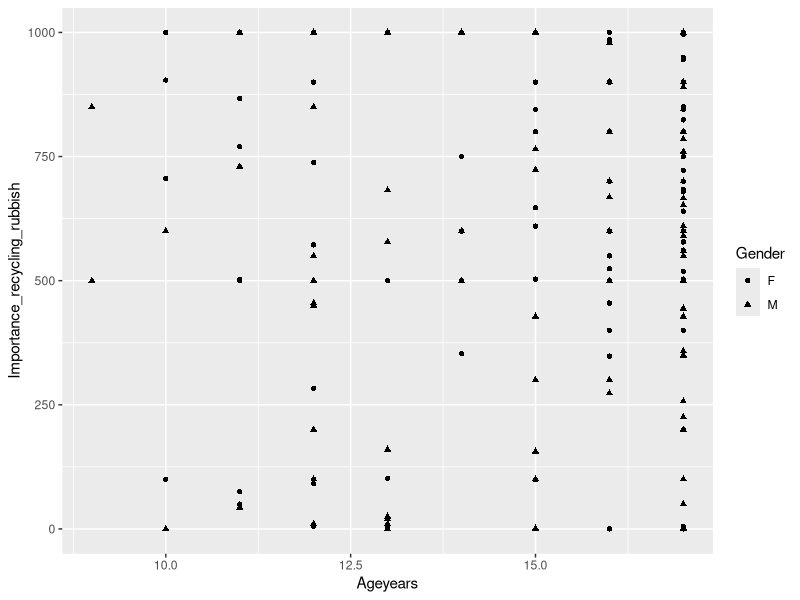

The R script that drew this image:
library(tidyverse)

Census <- read_csv("CensusAtSchool.csv")

view(Census)

df_inch <- mutate(Census,
                    Height = Height / 2.54, 
                    Foot_Length = Foot_Length / 2.54,
                    Arm_Span = Arm_Span / 2.54)

view(df_inch)

df_enviroment <- filter(Census, 
                          Importance_reducing_pollution > 750|
                          Importance_recycling_rubbish > 750|
                          Importance_conserving_water >750|
                          Importance_saving_enery > 750|
                          Importance_owning_computer > 750|
                          Importance_Internet_access >750)
                        
view(df_enviroment)

df_enviroment <- arrange(df_enviroment, Ageyears)

df_extra <- select(Census, 
                   Country, 
                   Region, 
                   Gender, 
                   Ageyears,
                   Handed,
                   Height,
                   Foot_Length,
                   Arm_Span,
                   Languages_spoken,
                   Travel_to_School,
                   Travel_time_to_School,
                   Reaction_time,
                   Score_in_memory_game,
                   Favourite_physical_activity
                   )
view(df_extra) 

CountCensus <- group_by (Census, Country, Gender)

df_numbers <- summarise(CountCensus, 
                 count= n(),
                 Poll_avg = mean(Importance_reducing_pollution,na.rm = TRUE),
                 Recy_avg = mean(Importance_recycling_rubbish,na.rm = TRUE),
                 Watr_avg = mean(Importance_conserving_water,na.rm = TRUE),
                 Enrg_avg = mean(Importance_saving_enery,na.rm = TRUE),
                 Comp_avg = mean(Importance_owning_computer,na.rm = TRUE),
                 Intr_avg = mean(Importance_Internet_access,na.rm = TRUE))
view(df_numbers)

CountCensus <- group_by (Census, Country, Gender)

df_gender <- summarise(CountCensus, 
                       Poll_avg = mean(Importance_reducing_pollution,na.rm = TRUE),
                       Poll_STD = sd(Importance_reducing_pollution,na.rm = TRUE),
                       Recy_avg = mean(Importance_recycling_rubbish,na.rm = TRUE),
                       Recy_STD = sd(Importance_recycling_rubbish,na.rm = TRUE),
                       Watr_avg = mean(Importance_conserving_water,na.rm = TRUE),
                       Watr_STD = sd(Importance_conserving_water,na.rm = TRUE),
                       Enrg_avg = mean(Importance_saving_enery,na.rm = TRUE),
                       Enrg_STD = sd(Importance_saving_enery,na.rm = TRUE),
                       Comp_avg = mean(Importance_owning_computer,na.rm = TRUE),
                       Comp_STD = sd(Importance_owning_computer,na.rm = TRUE),
                       Intr_avg = mean(Importance_Internet_access,na.rm = TRUE),
                       Intr_STD = sd(Importance_Internet_access,na.rm = TRUE))
df_gender
                  
view(df_gender)

CountCensus1 <- group_by (Census, Languages_spoken, Travel_to_School)

df_hand <- summarise(CountCensus1, 
                        Score_Avg = mean(Score_in_memory_game, na.rm = TRUE),
                        Poll_avg = mean(Importance_reducing_pollution,na.rm = TRUE),
                        Recy_avg = mean(Importance_recycling_rubbish,na.rm = TRUE),
                        Watr_avg = mean(Importance_conserving_water,na.rm = TRUE),
                        Enrg_avg = mean(Importance_saving_enery,na.rm = TRUE),
                        Comp_avg = mean(Importance_owning_computer,na.rm = TRUE),
                        Intr_avg = mean(Importance_Internet_access,na.rm = TRUE))
view(df_hand)

CensusUSA <- filter(Census, Country == "USA")

ggplot(data = CensusUSA)+
    geom_point(mapping = aes(x = Ageyears, y = Importance_recycling_rubbish, shape = Gender))


CountCensus <- group_by (Census, Country, Gender)

df_score <- summarise(CountCensus, 
                        count= n(),
                        score = mean(Score_in_memory_game),
                        Poll_avg = mean(Importance_reducing_pollution,na.rm = TRUE),
                        Recy_avg = mean(Importance_recycling_rubbish,na.rm = TRUE),
                        Watr_avg = mean(Importance_conserving_water,na.rm = TRUE),
                        Enrg_avg = mean(Importance_saving_enery,na.rm = TRUE),
                        Comp_avg = mean(Importance_owning_computer,na.rm = TRUE),
                        Intr_avg = mean(Importance_Internet_access,na.rm = TRUE))
df_score <- arrange(df_score, -score)
view(df_score)
